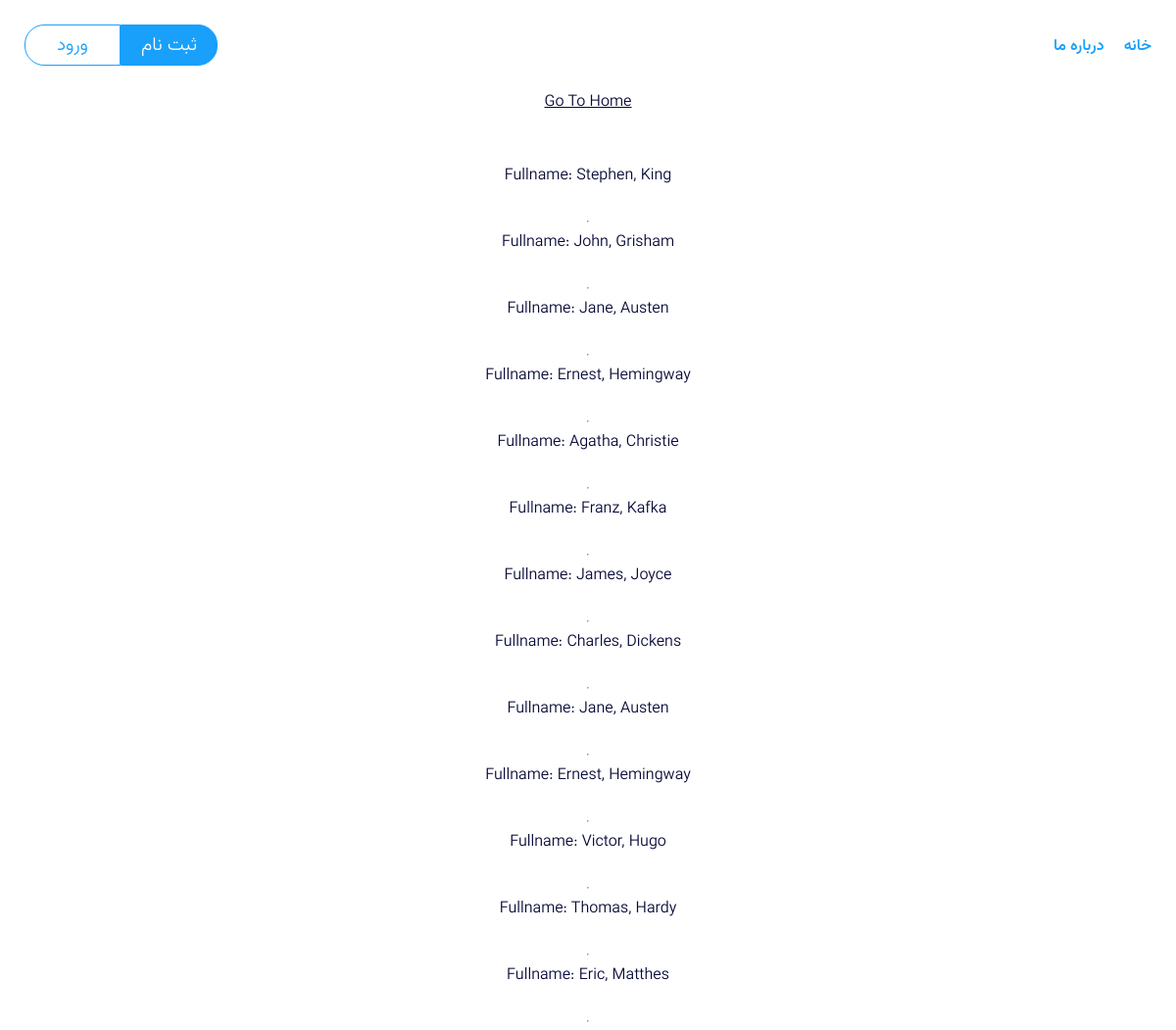
Screenshot of /book/all-authors/ with the database file from the repository.
### book/models.py (models this page shows, shortened)
class Author(models.Model):
    first_name = models.CharField(max_length = 60,
                                  null = False,
                                  blank = False,)
    last_name = models.CharField(max_length = 60,
                                 null = False,
                                 blank = False,)

### book/views.py (the view)
# urls.py: path('all-authors/', views.showAuthors, name = 'allAuthors'),
def showAuthors(request):
    authors = Author.objects.all()
    context= {'authors': authors}
    return render(request, 'book/showAuthors.html', context)

### templates/media/book/showAuthors.html (shortened to what this page needs)
{% extends 'parents/main.html' %}
{% block content %}
    <a href="{% url 'book:home' %}" class="btn btn-outline-warning">Go To Home</a>
    <br><br>
    {% for auhtor in authors %}
        <small>Fullname: <strong>{{ auhtor.first_name }}, {{ auhtor.last_name }}</strong></small><br>
        <hr>
    {% endfor %}
{% endblock %}

### templates/static/asets/style/main-style.css (style rules this page uses)
html, body, div, span, applet, object, iframe, h1, h2, h3, h4, h5, h6, p, blockquote, pre, a, abbr, acronym, address, big, cite, code, del, dfn, em, img, ins, kbd, q, s, samp, small, strike, strong, sub, sup, tt, var, b, u, i, center, dl, dt, dd, ol, ul, li, fieldset, form, label, legend, table, caption, tbody, tfoot, thead, tr, th, td, article, aside, canvas, details, embed, figure, figcaption, footer, header, hgroup, menu, nav, output, ruby, section, summary, time, mark, audio, video { margin: 0; padding: 0; border: 0; font-size: 100%; font: inherit; vertical-align: baseline; color: var(--primary-text); }
* { box-sizing: border-box; }
body { font-family: Vazirmatn300; width: 100vw; height: 100%; display: flex; flex-direction: column; justify-content: center; align-items: center; }
html { scale: smooth; }

### templates/static/asets/style/var.css (style rules this page uses)
:root { --primary-blue : #18A0FB ; --primary-white :#fff ; --primary-gray:#ccc ; --primary-red : #FF6A6A; --primary-red-hover: #af4848; --primary-text : #080a38; --hover-blue : #3b82f6; --active-blue : #2563eb; --card-shadow-gradient : linear-gradient(359deg, rgba(0, 0, 0, 0.88) 2.56%, rgba(0, 0, 0, 0.04) 47.34%, rgba(217, 217, 217, 0.00) 100%); --shadow-header-filter: drop-shadow(8px 8px 15px rgba(0, 0, 0, 0.39)); --shadow-pro-box:0px 4px 4px 0px rgba(0, 0, 0, 0.25) inset, 0px 4px 4px 0px rgba(0, 0, 0, 0.25); --shadow-product:4px 4px 4px 0px rgba(0, 0, 0, 0.25); --border-blue:1px solid var(--primary-blue); }

### rows the page displays
Author: first_name "Stephen", last_name "King"
Author: first_name "John", last_name "Grisham"
Author: first_name "Jane", last_name "Austen"
Author: first_name "Ernest", last_name "Hemingway"
Author: first_name "Agatha", last_name "Christie"
Author: first_name "Franz", last_name "Kafka"
Author: first_name "James", last_name "Joyce"
Author: first_name "Charles", last_name "Dickens"
Author: first_name "Jane", last_name "Austen"
Author: first_name "Ernest", last_name "Hemingway"
Author: first_name "Victor", last_name "Hugo"
Author: first_name "Thomas", last_name "Hardy"
Author: first_name "Eric", last_name "Matthes"
